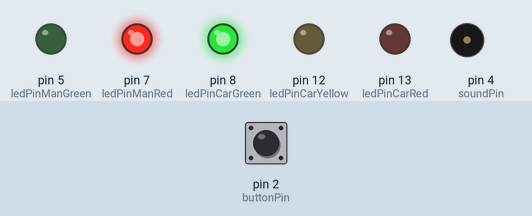
Simulated run of this sketch. Board: Arduino Uno, built with avr-gcc and run on an emulated ATmega328P. Parts: output pins drawn as LEDs (lit = HIGH), buzzer (waves = sounding). The test bench sets the inputs (shaded band); at power-on: pin 2 (buttonPin) HIGH.

Above: at 1.2 s.
1.3 s: pin 2 (buttonPin) pulled LOW for 0.15 s
At 4.2 s:
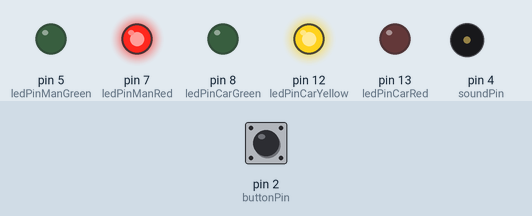
At 6.8 s:
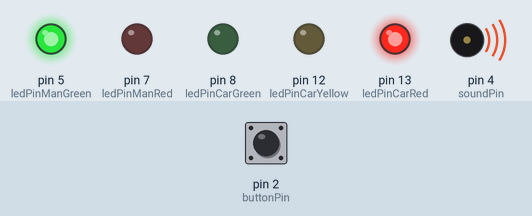
Timing chart, 0 to 13.5 s (numbered marks = the images above; inputs shaded):
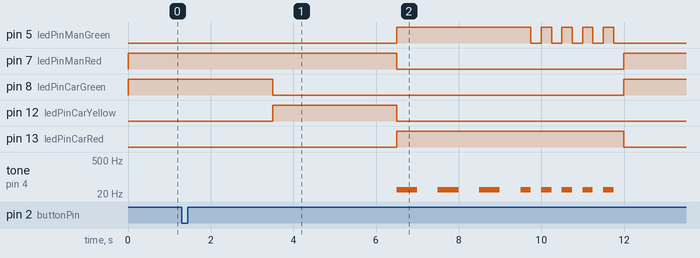

Measured:
- after the input at 1.3 s, pin 5 (ledPinManGreen): LOW → HIGH after 5.2 s, then repeats every 0.50 s: LOW 0.25 s, HIGH 0.25 s, until it stays LOW from 11.7 s; pin 7 (ledPinManRed): HIGH → LOW after 5.2 s, → HIGH 5.5 s later

The sketch:

codeHomework.ino
```cpp
// constante pt pinii componentelor
const int buttonPin = 2;
const int soundPin = 4;

const int ledPinCarRed = 13;
const int ledPinCarYellow = 12;
const int ledPinCarGreen = 8;

const int ledPinManRed = 7;
const int ledPinManGreen = 5;
//---------------------------------------------

// starile componentelor
bool buttonState = HIGH;
bool previousState = HIGH;

bool ledStateCarGreen = HIGH;
bool ledStateCarYellow = LOW;
bool ledStateCarRed = LOW;

bool ledStateManGreen = LOW;
bool ledStateManRed = HIGH;
//---------------------------------------------

// necesare pentru apasarea butonului
int reading = HIGH;
int previousReading = HIGH;

unsigned int lastDebounceTime = 0;
unsigned int debounceDelay = 50;
//---------------------------------------------

const int beepTone = 30;


void printLeds() {
  digitalWrite(ledPinCarGreen, ledStateCarGreen);
  digitalWrite(ledPinCarYellow, ledStateCarYellow);
  digitalWrite(ledPinCarRed, ledStateCarRed);

  digitalWrite(ledPinManGreen, ledStateManGreen);
  digitalWrite(ledPinManRed, ledStateManRed);
}

void state1() {
  ledStateCarGreen = HIGH;
  ledStateCarYellow = LOW;
  ledStateCarRed = LOW;

  ledStateManGreen = LOW;
  ledStateManRed = HIGH;

  printLeds();
}

void state2() {
  delay(2000);

  ledStateCarGreen = LOW;
  ledStateCarYellow = HIGH;

  printLeds();
  delay(3000);
}

void state3() {

  ledStateCarYellow = LOW;
  ledStateCarRed = HIGH;
  ledStateManRed = LOW;
  ledStateManGreen = HIGH;

  printLeds();

  for (int i = 1; i <= 3; ++i) {
    tone(soundPin, beepTone);
    delay(500);
    noTone(soundPin);
    delay(500);
  }
}

void state4() {
  for (int i = 1; i <= 5; ++i) {
    ledStateManGreen = HIGH;
    printLeds();
    tone(soundPin, beepTone);
    delay(250);

    ledStateManGreen = LOW;
    printLeds();
    noTone(soundPin);
    delay(250);
  }
}

void setup() {
  pinMode(buttonPin, INPUT_PULLUP);
  pinMode(ledPinCarGreen, OUTPUT);
  pinMode(ledPinCarYellow, OUTPUT);
  pinMode(ledPinCarRed, OUTPUT);
  pinMode(ledPinManGreen, OUTPUT);
  pinMode(ledPinManRed, OUTPUT);
  Serial.begin(9600);
}

void loop() {
  reading = digitalRead(buttonPin);

  if (reading != previousReading) {
    lastDebounceTime = millis();
  }

  printLeds();

  if (millis() - lastDebounceTime > debounceDelay) {
    if (reading != buttonState) {
      buttonState = reading;
      if (buttonState == HIGH) {
        state2();
        state3();
        state4();
        state1();
      }
    }
  }

  previousReading = reading;

}
```
